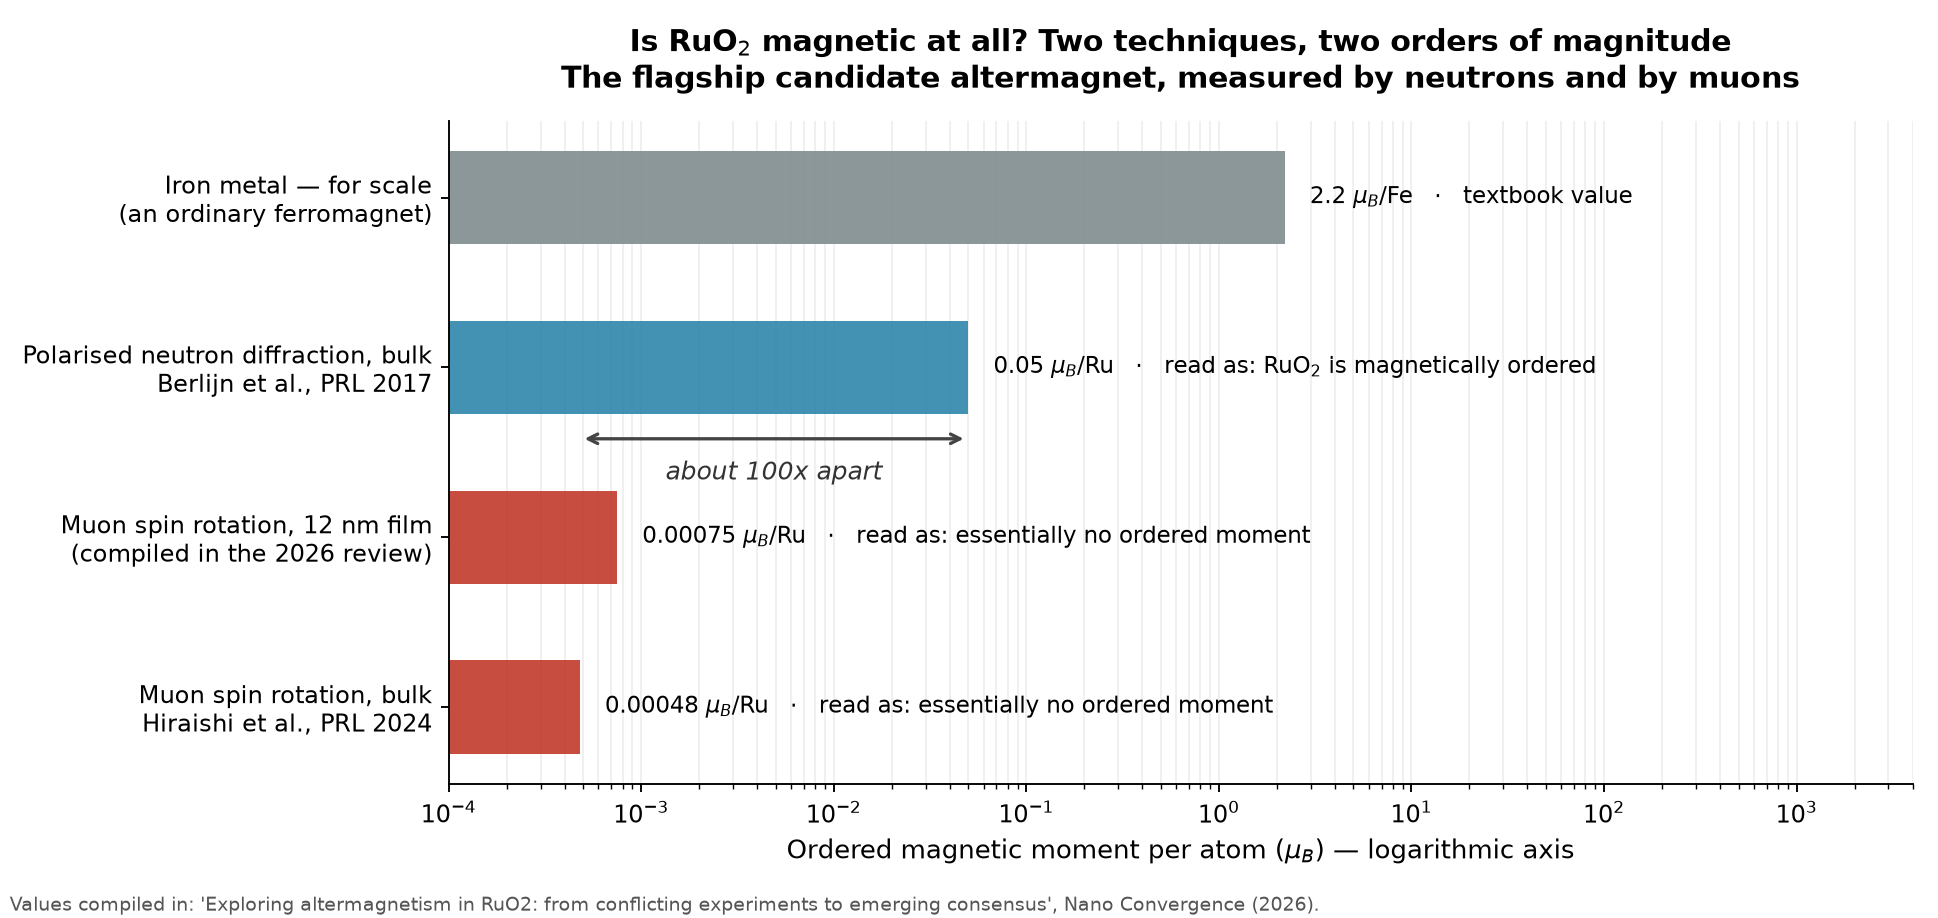

This chart was generated by the following Python code:
#!/usr/bin/env python3
"""Figure 3 — the RuO2 measurement disagreement, on one axis and one unit.

Every value is an ordered magnetic moment per Ru atom, in Bohr magnetons. The point of the
figure is that the techniques do not disagree at the edge of their error bars — they
disagree by roughly two orders of magnitude, which is what a *category* disagreement looks
like rather than a precision one.

Sources (as compiled in the 2026 review "Exploring altermagnetism in RuO2: from conflicting
experiments to emerging consensus", Nano Convergence, https://doi.org/10.1186/s40580-026-00532-6):
  * Berlijn et al., PRL 118, 077201 (2017)   — polarised neutron diffraction, bulk : ~0.05 mu_B
  * Hiraishi et al., PRL 132, 166702 (2024)  — muon spin rotation, bulk            : 4.8e-4 mu_B
  * muon spin rotation on a 12 nm film        (same review, film measurement)      : ~7.5e-4 mu_B
Iron metal (2.2 mu_B/atom) is the textbook scale bar for "an actual ferromagnet".
"""

import matplotlib
matplotlib.use("Agg")
import matplotlib.pyplot as plt
import numpy as np

ROWS = [
    ("Iron metal — for scale\n(an ordinary ferromagnet)", 2.2, "#7F8C8D", "textbook value"),
    ("Polarised neutron diffraction, bulk\nBerlijn et al., PRL 2017", 0.05, "#2E86AB",
     "read as: RuO$_2$ is magnetically ordered"),
    ("Muon spin rotation, 12 nm film\n(compiled in the 2026 review)", 7.5e-4, "#C0392B",
     "read as: essentially no ordered moment"),
    ("Muon spin rotation, bulk\nHiraishi et al., PRL 2024", 4.8e-4, "#C0392B",
     "read as: essentially no ordered moment"),
]

labels = [r[0] for r in ROWS]
vals = np.array([r[1] for r in ROWS])
colors = [r[2] for r in ROWS]
notes = [r[3] for r in ROWS]

y = np.arange(len(ROWS))
fig, ax = plt.subplots(figsize=(11.4, 5.4))
ax.barh(y, vals, height=0.55, color=colors, alpha=0.9)

ax.set_xscale("log")
ax.set_xlim(1e-4, 4e3)
ax.set_yticks(y)
ax.set_yticklabels(labels, fontsize=10)
ax.invert_yaxis()

for i, (v, note) in enumerate(zip(vals, notes)):
    txt = f"{v:.3g} " + r"$\mu_{B}$/Ru" if i > 0 else f"{v:.2g} " + r"$\mu_{B}$/Fe"
    ax.text(v * 1.35, i, txt + "   ·   " + note, va="center", ha="left", fontsize=9.6)

ax.set_xlabel(r"Ordered magnetic moment per atom ($\mu_{B}$) — logarithmic axis", fontsize=11)
ax.set_title("Is RuO$_2$ magnetic at all? Two techniques, two orders of magnitude\n"
             "The flagship candidate altermagnet, measured by neutrons and by muons",
             fontsize=12.5, fontweight="bold", pad=14)

# annotate the gap
ax.annotate("", xy=(0.05, 1.42), xytext=(4.8e-4, 1.42),
            arrowprops=dict(arrowstyle="<->", color="#444444", linewidth=1.4))
ax.text(np.sqrt(0.05 * 4.8e-4), 1.66, "about 100x apart", fontsize=10.5,
        style="italic", color="#333333", ha="center")

ax.spines[["top", "right"]].set_visible(False)
ax.grid(axis="x", which="both", alpha=0.22, linewidth=0.7)
ax.set_axisbelow(True)

fig.text(0.005, 0.008,
         "Values compiled in: 'Exploring altermagnetism in RuO2: from conflicting experiments "
         "to emerging consensus', Nano Convergence (2026).",
         fontsize=8.2, color="#555555")

fig.tight_layout(rect=(0, 0.03, 1, 1))
fig.savefig("11-the-unpatchable-bug-and-the-third-magnet-4-plot.png", dpi=170)
print("wrote 11-the-unpatchable-bug-and-the-third-magnet-4-plot.png")
